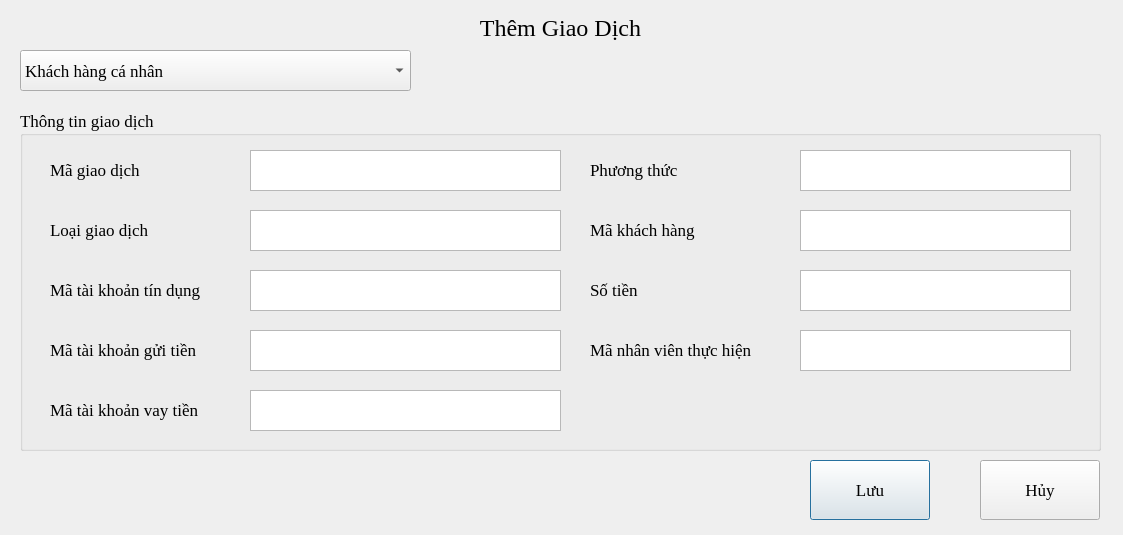
<?xml version="1.0" encoding="UTF-8"?>
<ui version="4.0">
 <class>Dialog</class>
 <widget class="QDialog" name="Dialog">
  <property name="geometry">
   <rect>
    <x>0</x>
    <y>0</y>
    <width>1123</width>
    <height>535</height>
   </rect>
  </property>
  <property name="font">
   <font>
    <family>MS Shell Dlg 2</family>
    <pointsize>16</pointsize>
   </font>
  </property>
  <property name="windowTitle">
   <string>Dialog</string>
  </property>
  <widget class="QPushButton" name="pushButton">
   <property name="geometry">
    <rect>
     <x>810</x>
     <y>460</y>
     <width>120</width>
     <height>60</height>
    </rect>
   </property>
   <property name="font">
    <font>
     <family>Times New Roman</family>
     <pointsize>13</pointsize>
    </font>
   </property>
   <property name="text">
    <string>Lưu</string>
   </property>
  </widget>
  <widget class="QLabel" name="label_5">
   <property name="geometry">
    <rect>
     <x>30</x>
     <y>10</y>
     <width>1061</width>
     <height>36</height>
    </rect>
   </property>
   <property name="font">
    <font>
     <family>Times New Roman</family>
     <pointsize>18</pointsize>
    </font>
   </property>
   <property name="text">
    <string>Thêm Giao Dịch</string>
   </property>
   <property name="alignment">
    <set>Qt::AlignCenter</set>
   </property>
  </widget>
  <widget class="QPushButton" name="pushButton_2">
   <property name="geometry">
    <rect>
     <x>980</x>
     <y>460</y>
     <width>120</width>
     <height>60</height>
    </rect>
   </property>
   <property name="font">
    <font>
     <family>Times New Roman</family>
     <pointsize>13</pointsize>
    </font>
   </property>
   <property name="text">
    <string>Hủy</string>
   </property>
  </widget>
  <widget class="QComboBox" name="comboBox">
   <property name="geometry">
    <rect>
     <x>20</x>
     <y>50</y>
     <width>391</width>
     <height>41</height>
    </rect>
   </property>
   <property name="font">
    <font>
     <family>Times New Roman</family>
     <pointsize>13</pointsize>
    </font>
   </property>
   <item>
    <property name="text">
     <string>Khách hàng cá nhân</string>
    </property>
   </item>
   <item>
    <property name="text">
     <string>Khách hàng tổ chức/doanh nghiệp</string>
    </property>
   </item>
  </widget>
  <widget class="QGroupBox" name="groupBox">
   <property name="geometry">
    <rect>
     <x>20</x>
     <y>110</y>
     <width>1081</width>
     <height>341</height>
    </rect>
   </property>
   <property name="font">
    <font>
     <family>Times New Roman</family>
     <pointsize>13</pointsize>
    </font>
   </property>
   <property name="title">
    <string>Thông tin giao dịch</string>
   </property>
   <widget class="QTextEdit" name="textEdit_9">
    <property name="geometry">
     <rect>
      <x>780</x>
      <y>220</y>
      <width>271</width>
      <height>41</height>
     </rect>
    </property>
    <property name="font">
     <font>
      <family>Times New Roman</family>
      <pointsize>13</pointsize>
     </font>
    </property>
   </widget>
   <widget class="QLabel" name="label_6">
    <property name="geometry">
     <rect>
      <x>570</x>
      <y>40</y>
      <width>200</width>
      <height>40</height>
     </rect>
    </property>
    <property name="font">
     <font>
      <family>Times New Roman</family>
      <pointsize>13</pointsize>
     </font>
    </property>
    <property name="text">
     <string>Phương thức</string>
    </property>
   </widget>
   <widget class="QTextEdit" name="textEdit_6">
    <property name="geometry">
     <rect>
      <x>780</x>
      <y>40</y>
      <width>271</width>
      <height>41</height>
     </rect>
    </property>
    <property name="font">
     <font>
      <family>Times New Roman</family>
      <pointsize>13</pointsize>
     </font>
    </property>
   </widget>
   <widget class="QLabel" name="label_8">
    <property name="geometry">
     <rect>
      <x>570</x>
      <y>100</y>
      <width>271</width>
      <height>40</height>
     </rect>
    </property>
    <property name="font">
     <font>
      <family>Times New Roman</family>
      <pointsize>13</pointsize>
     </font>
    </property>
    <property name="text">
     <string>Mã khách hàng</string>
    </property>
   </widget>
   <widget class="QTextEdit" name="textEdit_3">
    <property name="geometry">
     <rect>
      <x>230</x>
      <y>160</y>
      <width>311</width>
      <height>41</height>
     </rect>
    </property>
    <property name="font">
     <font>
      <family>Times New Roman</family>
      <pointsize>13</pointsize>
     </font>
    </property>
   </widget>
   <widget class="QLabel" name="label">
    <property name="geometry">
     <rect>
      <x>30</x>
      <y>40</y>
      <width>200</width>
      <height>40</height>
     </rect>
    </property>
    <property name="font">
     <font>
      <family>Times New Roman</family>
      <pointsize>13</pointsize>
     </font>
    </property>
    <property name="text">
     <string>Mã giao dịch</string>
    </property>
   </widget>
   <widget class="QTextEdit" name="textEdit_7">
    <property name="geometry">
     <rect>
      <x>780</x>
      <y>100</y>
      <width>271</width>
      <height>41</height>
     </rect>
    </property>
    <property name="font">
     <font>
      <family>Times New Roman</family>
      <pointsize>13</pointsize>
     </font>
    </property>
   </widget>
   <widget class="QLabel" name="label_4">
    <property name="geometry">
     <rect>
      <x>30</x>
      <y>100</y>
      <width>200</width>
      <height>40</height>
     </rect>
    </property>
    <property name="font">
     <font>
      <family>Times New Roman</family>
      <pointsize>13</pointsize>
     </font>
    </property>
    <property name="text">
     <string>Loại giao dịch</string>
    </property>
   </widget>
   <widget class="QLabel" name="label_10">
    <property name="geometry">
     <rect>
      <x>570</x>
      <y>220</y>
      <width>261</width>
      <height>40</height>
     </rect>
    </property>
    <property name="font">
     <font>
      <family>Times New Roman</family>
      <pointsize>13</pointsize>
     </font>
    </property>
    <property name="text">
     <string>Mã nhân viên thực hiện</string>
    </property>
   </widget>
   <widget class="QTextEdit" name="textEdit_4">
    <property name="geometry">
     <rect>
      <x>230</x>
      <y>220</y>
      <width>311</width>
      <height>41</height>
     </rect>
    </property>
    <property name="font">
     <font>
      <family>Times New Roman</family>
      <pointsize>13</pointsize>
     </font>
    </property>
   </widget>
   <widget class="QTextEdit" name="textEdit_8">
    <property name="geometry">
     <rect>
      <x>780</x>
      <y>160</y>
      <width>271</width>
      <height>41</height>
     </rect>
    </property>
    <property name="font">
     <font>
      <family>Times New Roman</family>
      <pointsize>13</pointsize>
     </font>
    </property>
   </widget>
   <widget class="QLabel" name="label_7">
    <property name="geometry">
     <rect>
      <x>570</x>
      <y>160</y>
      <width>261</width>
      <height>40</height>
     </rect>
    </property>
    <property name="font">
     <font>
      <family>Times New Roman</family>
      <pointsize>13</pointsize>
     </font>
    </property>
    <property name="text">
     <string>Số tiền</string>
    </property>
   </widget>
   <widget class="QLabel" name="label_9">
    <property name="geometry">
     <rect>
      <x>30</x>
      <y>280</y>
      <width>200</width>
      <height>40</height>
     </rect>
    </property>
    <property name="font">
     <font>
      <family>Times New Roman</family>
      <pointsize>13</pointsize>
     </font>
    </property>
    <property name="text">
     <string>Mã tài khoản vay tiền</string>
    </property>
   </widget>
   <widget class="QTextEdit" name="textEdit_5">
    <property name="geometry">
     <rect>
      <x>230</x>
      <y>280</y>
      <width>311</width>
      <height>41</height>
     </rect>
    </property>
    <property name="font">
     <font>
      <family>Times New Roman</family>
      <pointsize>13</pointsize>
     </font>
    </property>
   </widget>
   <widget class="QLabel" name="label_11">
    <property name="geometry">
     <rect>
      <x>30</x>
      <y>220</y>
      <width>261</width>
      <height>40</height>
     </rect>
    </property>
    <property name="font">
     <font>
      <family>Times New Roman</family>
      <pointsize>13</pointsize>
     </font>
    </property>
    <property name="text">
     <string>Mã tài khoản gửi tiền</string>
    </property>
   </widget>
   <widget class="QLabel" name="label_3">
    <property name="geometry">
     <rect>
      <x>30</x>
      <y>160</y>
      <width>261</width>
      <height>40</height>
     </rect>
    </property>
    <property name="font">
     <font>
      <family>Times New Roman</family>
      <pointsize>13</pointsize>
     </font>
    </property>
    <property name="text">
     <string>Mã tài khoản tín dụng</string>
    </property>
   </widget>
   <widget class="QTextEdit" name="textEdit">
    <property name="geometry">
     <rect>
      <x>230</x>
      <y>40</y>
      <width>311</width>
      <height>41</height>
     </rect>
    </property>
    <property name="font">
     <font>
      <family>Times New Roman</family>
      <pointsize>13</pointsize>
     </font>
    </property>
   </widget>
   <widget class="QTextEdit" name="textEdit_2">
    <property name="geometry">
     <rect>
      <x>230</x>
      <y>100</y>
      <width>311</width>
      <height>41</height>
     </rect>
    </property>
    <property name="font">
     <font>
      <family>Times New Roman</family>
      <pointsize>13</pointsize>
     </font>
    </property>
   </widget>
  </widget>
 </widget>
 <resources/>
 <connections/>
</ui>
